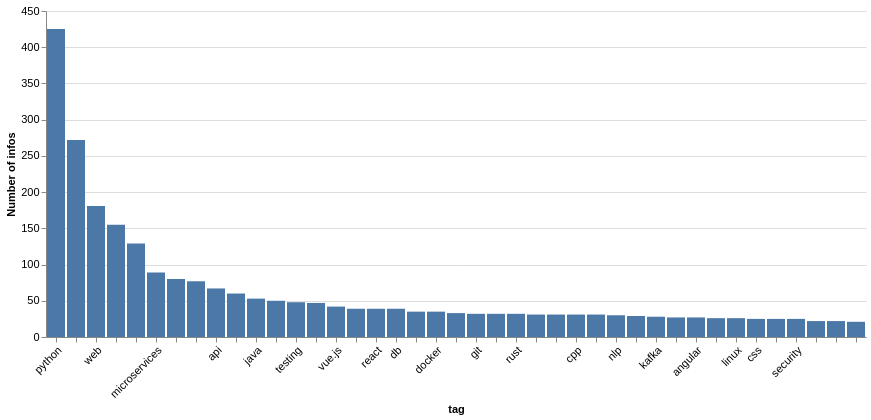

Describe this chart as a Vega-Lite specification.
### Vega-Lite specification from a JSON file in a GitHub repository (floating-point values rounded to 4 significant figures)
{"$schema": "https://vega.github.io/schema/vega-lite/v6.json", "data": {"values": [{"tag": "python", "count": 425}, {"tag": "golang", "count": 272}, {"tag": "web", "count": 181}, {"tag": "javascript", "count": 155}, {"tag": "machine-learning", "count": 129}, {"tag": "microservices", "count": 89}, {"tag": "deep-learning", "count": 80}, {"tag": "neural-networks", "count": 77}, {"tag": "api", "count": 67}, {"tag": "data-science", "count": 60}, {"tag": "java", "count": 53}, {"tag": "node.js", "count": 50}, {"tag": "testing", "count": 48}, {"tag": "concurrency", "count": 47}, {"tag": "vue.js", "count": 42}, {"tag": "system-architecture", "count": 39}, {"tag": "react", "count": 39}, {"tag": "db", "count": 39}, {"tag": "compiler", "count": 35}, {"tag": "docker", "count": 35}, {"tag": "http", "count": 33}, {"tag": "git", "count": 32}, {"tag": "kubernetes", "count": 32}, {"tag": "rust", "count": 32}, {"tag": "restful", "count": 31}, {"tag": "data-visualization", "count": 31}, {"tag": "cpp", "count": 31}, {"tag": "django", "count": 31}, {"tag": "nlp", "count": 30}, {"tag": "oop", "count": 29}, {"tag": "kafka", "count": 28}, {"tag": "graphql", "count": 27}, {"tag": "angular", "count": 27}, {"tag": "programming", "count": 26}, {"tag": "linux", "count": 26}, {"tag": "css", "count": 25}, {"tag": "frontend", "count": 25}, {"tag": "security", "count": 25}, {"tag": "functional-programming", "count": 22}, {"tag": "interpreter", "count": 22}, {"tag": "distributed-system", "count": 21}]}, "mark": {"type": "bar", "tooltip": true}, "width": "container", "height": 420, "encoding": {"x": {"field": "tag", "type": "ordinal", "sort": "-y", "axis": {"labelAngle": -45, "labelLimit": 90, "labelOverlap": "greedy"}}, "y": {"field": "count", "type": "quantitative", "title": "Number of infos"}, "tooltip": [{"field": "tag", "type": "nominal"}, {"field": "count", "type": "quantitative"}]}, "config": {"axis": {"labelFontSize": 11}, "view": {"stroke": null}, "autosize": {"type": "fit", "contains": "padding"}}}
